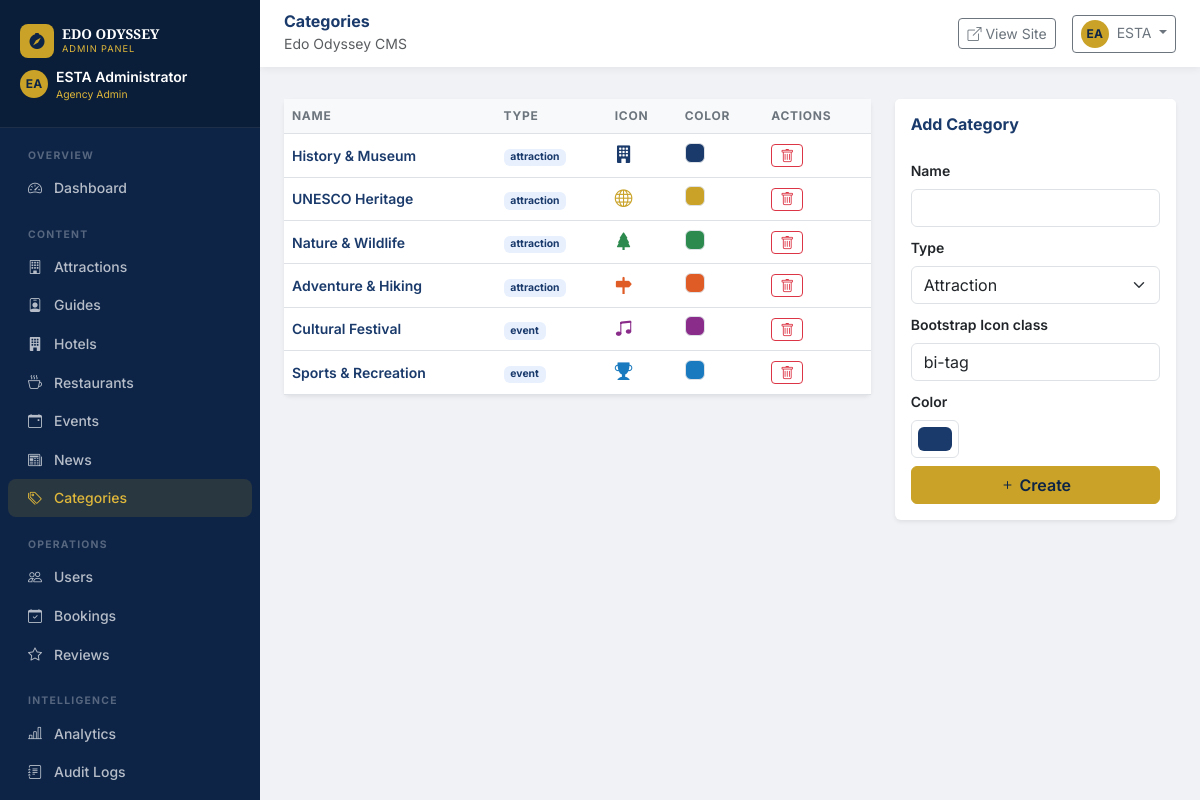
The app's page /admin/categories (signed in) with its own data.
### app/models/models.py (models this page shows, shortened)
class BaseModel(db.Model):
    __abstract__ = True
    id = db.Column(db.Integer, primary_key=True)
    uuid = db.Column(db.String(36), default=gen_uuid, unique=True, nullable=False, index=True)
    created_at = db.Column(db.DateTime, default=datetime.utcnow, nullable=False)
    updated_at = db.Column(db.DateTime, default=datetime.utcnow, onupdate=datetime.utcnow, nullable=False)
    created_by = db.Column(db.Integer, nullable=True)
    status = db.Column(db.String(20), default="active", nullable=False)
    deleted_at = db.Column(db.DateTime, nullable=True)

class User(UserMixin, BaseModel):
    __tablename__ = "users"
    email = db.Column(db.String(150), unique=True, index=True, nullable=False)
    password_hash = db.Column(db.String(255), nullable=False)
    first_name = db.Column(db.String(100), nullable=False)
    last_name = db.Column(db.String(100), nullable=False)
    role = db.Column(db.String(50), default="Tourist", nullable=False)
    phone = db.Column(db.String(50), nullable=True)
    is_verified = db.Column(db.Boolean, default=False, nullable=False)
    avatar_url = db.Column(db.String(255), nullable=True)
    heritage_points = db.Column(db.Integer, default=0, nullable=False)
    bio = db.Column(db.Text, nullable=True)
    address = db.Column(db.String(255), nullable=True)
    nationality = db.Column(db.String(100), nullable=True)
    last_login = db.Column(db.DateTime, nullable=True)
    bookings = db.relationship("Booking", back_populates="user", lazy="dynamic")
    reviews = db.relationship("Review", back_populates="user", lazy="dynamic")
    guide_profile = db.relationship("Guide", back_populates="user", uselist=False)
    notifications = db.relationship("Notification", back_populates="user", lazy="dynamic")
    favourites = db.relationship("Favourite", back_populates="user", lazy="dynamic")
    payments = db.relationship("Payment", back_populates="user", lazy="dynamic")
    audit_logs = db.relationship("AuditLog", foreign_keys="AuditLog.user_id", back_populates="user", lazy="dynamic")
    owned_attractions = db.relationship("Attraction", back_populates="owner", foreign_keys="Attraction.user_id", lazy="dynamic")
    owned_hotels = db.relationship("Hotel", back_populates="owner", foreign_keys="Hotel.user_id", lazy="dynamic")
    owned_restaurants = db.relationship("Restaurant", back_populates="owner", foreign_keys="Restaurant.user_id", lazy="dynamic")
    owned_events = db.relationship("Event", back_populates="owner", foreign_keys="Event.user_id", lazy="dynamic")  # Add this
    @property
    def full_name(self):
        return f"{self.first_name} {self.last_name}"
    @property
    def is_admin(self):
        return self.role in ("Agency Admin", "Super Admin")

class Category(BaseModel):
    __tablename__ = "categories"
    name = db.Column(db.String(100), unique=True, nullable=False)
    description = db.Column(db.Text, nullable=True)
    type = db.Column(db.String(50), nullable=False)
    icon = db.Column(db.String(50), default="bi-tag", nullable=True)
    color = db.Column(db.String(20), default="#1a3a6b", nullable=True)
    attractions = db.relationship("Attraction", back_populates="category", lazy="dynamic")

### app/admin/routes.py (the view)
@admin_bp.route("/categories")
@login_required
@admin_required
def categories():
    cats = Category.query.filter_by(status="active").all()
    return render_template("admin/categories.html", categories=cats)

### app/templates/admin/categories.html (shortened to what this page needs)
{% extends "admin/base.html" %}
{% block page_title %}Categories{% endblock %}
{% block content %}
<div class="row g-4">
  <div class="col-lg-8">
    <div class="card border-0 shadow-sm">
      <div class="card-body p-0">
        <table class="table table-hover mb-0 admin-table">
          <thead><tr><th>Name</th><th>Type</th><th>Icon</th><th>Color</th><th>Actions</th></tr></thead>
          <tbody>
          {% for c in categories %}
          <tr>
            <td class="fw-semibold small text-blue">{{ c.name }}</td>
            <td><span class="badge bg-blue-100 text-blue" style="font-size:.65rem">{{ c.type }}</span></td>
            <td><i class="bi {{ c.icon or 'bi-tag' }}" style="color:{{ c.color or '#1a3a6b' }};font-size:1.1rem"></i></td>
            <td><div class="d-inline-block rounded" style="width:20px;height:20px;background:{{ c.color or '#1a3a6b' }};border:1px solid #dee2e6"></div></td>
            <td><form method="POST" action="{{ url_for('admin.category_delete', id=c.id) }}"><input type="hidden" name="csrf_token" value="{{ csrf_token() }}"><button class="btn btn-outline-danger btn-sm py-0" onclick="return confirm('Delete?')"><i class="bi bi-trash"></i></button></form></td>
          </tr>
          {% endfor %}
          </tbody>
        </table>
      </div>
    </div>
  </div>
  <div class="col-lg-4">
    <div class="card border-0 shadow-sm">
      <div class="card-header bg-white border-0 pt-3"><h6 class="fw-bold text-blue mb-0">Add Category</h6></div>
      <div class="card-body">
        <form method="POST" action="{{ url_for('admin.category_create') }}">
          <div class="mb-2"><label class="form-label small fw-semibold">Name</label><input type="text" name="name" class="form-control" required></div>
          <div class="mb-2"><label class="form-label small fw-semibold">Type</label><select name="type" class="form-select"><option value="attraction">Attraction</option></select></div>
          <div class="mb-2"><label class="form-label small fw-semibold">Bootstrap Icon class</label><input type="text" name="icon" class="form-control" placeholder="bi-building" value="bi-tag"></div>
          <div class="mb-2"><label class="form-label small fw-semibold">Color</label><input type="color" name="color" class="form-control form-control-color" value="#1a3a6b"></div>
          <button type="submit" class="btn btn-gold w-100"><i class="bi bi-plus me-1"></i>Create</button>
        </form>
      </div>
    </div>
  </div>
</div>
{% endblock %}

### app/templates/admin/base.html (shortened to what this page needs)
<!DOCTYPE html>
<html lang="en">
<head>
  <link href="https://cdn.jsdelivr.net/npm/bootstrap@5.3.3/dist/css/bootstrap.min.css" rel="stylesheet">
  <link href="https://cdn.jsdelivr.net/npm/bootstrap-icons@1.11.3/font/bootstrap-icons.css" rel="stylesheet">
  <link rel="stylesheet" href="{{ url_for('static', filename='css/main.css') }}">
</head>
<body class="admin-body">
<div class="admin-sidebar" id="adminSidebar">
  <div class="admin-sidebar-header">
    <div class="d-flex align-items-center gap-2 mb-1">
      <div class="brand-icon" style="width:34px;height:34px;font-size:1rem"><i class="bi bi-compass-fill"></i></div>
      <div>
        <div class="brand-title" style="font-size:.85rem">EDO ODYSSEY</div>
        <div class="brand-subtitle" style="font-size:.58rem">Admin Panel</div>
      </div>
    </div>
    <div class="d-flex align-items-center gap-2 mt-2">
      <div class="avatar-initials-sm">{{ current_user.first_name[0] }}{{ current_user.last_name[0] }}</div>
      <div>
        <div class="text-white small fw-semibold">{{ current_user.full_name }}</div>
        <div style="font-size:.65rem;color:var(--gold-400)">{{ current_user.role }}</div>
      </div>
    </div>
  </div>
  <nav class="flex-grow-1 py-2 px-2">
    <div class="nav-section">Overview</div>
    <a href="{{ url_for('admin.dashboard') }}" class="nav-link {% if request.endpoint=='admin.dashboard' %}active{% endif %}"><i class="bi bi-speedometer2"></i> Dashboard</a>
    <div class="nav-section mt-2">Content</div>
    <a href="{{ url_for('admin.attractions') }}" class="nav-link {% if 'attractions' in request.endpoint %}active{% endif %}"><i class="bi bi-building"></i> Attractions</a>
    <a href="{{ url_for('admin.guides') }}" class="nav-link {% if 'guides' in request.endpoint %}active{% endif %}"><i class="bi bi-person-badge"></i> Guides</a>
    <a href="{{ url_for('admin.hotels') }}" class="nav-link {% if 'hotel' in request.endpoint %}active{% endif %}"><i class="bi bi-building-fill"></i> Hotels</a>
    <a href="{{ url_for('admin.restaurants') }}" class="nav-link {% if 'restaurant' in request.endpoint %}active{% endif %}"><i class="bi bi-cup-hot"></i> Restaurants</a>
    <a href="{{ url_for('admin.events') }}" class="nav-link {% if 'event' in request.endpoint %}active{% endif %}"><i class="bi bi-calendar-event"></i> Events</a>
    <a href="{{ url_for('admin.news') }}" class="nav-link {% if 'news' in request.endpoint %}active{% endif %}"><i class="bi bi-newspaper"></i> News</a>
    <a href="{{ url_for('admin.categories') }}" class="nav-link {% if 'categor' in request.endpoint %}active{% endif %}"><i class="bi bi-tags"></i> Categories</a>
    <div class="nav-section mt-2">Operations</div>
    <a href="{{ url_for('admin.users') }}" class="nav-link {% if 'users' in request.endpoint %}active{% endif %}"><i class="bi bi-people"></i> Users</a>
    <a href="{{ url_for('admin.bookings') }}" class="nav-link {% if 'bookings' in request.endpoint %}active{% endif %}"><i class="bi bi-calendar-check"></i> Bookings</a>
    <a href="{{ url_for('admin.reviews') }}" class="nav-link {% if 'reviews' in request.endpoint %}active{% endif %}"><i class="bi bi-star"></i> Reviews</a>
    <div class="nav-section mt-2">Intelligence</div>
    <a href="{{ url_for('admin.analytics') }}" class="nav-link {% if 'analytics' in request.endpoint %}active{% endif %}"><i class="bi bi-bar-chart-line"></i> Analytics</a>
    <a href="{{ url_for('admin.audit_logs') }}" class="nav-link {% if 'audit' in request.endpoint %}active{% endif %}"><i class="bi bi-journal-text"></i> Audit Logs</a>
  </nav>
</div>
<div class="admin-main">
  <div class="admin-topbar">
    <div class="d-flex align-items-center gap-3">
      <div>
        <h6 class="mb-0 fw-bold text-blue">{% block page_title %}Admin Panel{% endblock %}</h6>
        <small class="text-muted">{% block page_subtitle %}Edo Odyssey CMS{% endblock %}</small>
      </div>
    </div>
    <div class="d-flex align-items-center gap-3">
      <a href="{{ url_for('main.home') }}" class="btn btn-outline-secondary btn-sm" target="_blank"><i class="bi bi-box-arrow-up-right me-1"></i>View Site</a>
      <div class="dropdown">
        <button class="btn btn-outline-secondary btn-sm dropdown-toggle" data-bs-toggle="dropdown">
          <div class="avatar-initials-sm d-inline-flex me-1">{{ current_user.first_name[0] }}{{ current_user.last_name[0] }}</div>
          {{ current_user.first_name }}
        </button>
      </div>
    </div>
  </div>
  <div class="px-4 pt-2">
  </div>
  <div class="admin-content">
    {% block content %}{% endblock %}
  </div>
</div>
</body>
</html>

### app/static/css/main.css (style rules this page uses)
:root { --blue-900: #0d2447; --blue-800: #1a3a6b; --blue-700: #1d4385; --blue-600: #2255a4; --blue-100: #e8f0fe; --gold-600: #a07d10; --gold-500: #c9a227; --gold-400: #e0b83a; --gold-100: #fdf6e3; --gray-50: #f8f9fa; --gray-100: #f0f2f5; --gray-200: #e2e8f0; --text-dark: #1a202c; --text-muted: #6c757d; --restaurant: #e05c27; --restaurant-hover: #c94a1a; --radius: 12px; --shadow: 0 4px 20px rgba(26,58,107,.12); --shadow-lg: 0 8px 40px rgba(26,58,107,.18); --transition: .25s ease; }
body { font-family: 'Inter', sans-serif; color: var(--text-dark); background: #fff; }
a { text-decoration: none; transition: color var(--transition); }
.bg-blue-100 { background-color: var(--blue-100) !important; }
.text-blue { color: var(--blue-800) !important; }
.brand-icon { width: 38px; height: 38px; background: var(--gold-500); border-radius: 8px; display: flex; align-items: center; justify-content: center; font-size: 1.2rem; color: var(--blue-900); }
.brand-title { font-family: 'Playfair Display',serif; font-size: .95rem; font-weight: 700; color: #fff; line-height: 1.1; }
.brand-subtitle { font-size: .58rem; color: var(--gold-400); text-transform: uppercase; letter-spacing: .1em; }
.btn-gold { background: var(--gold-500); border-color: var(--gold-500); color: var(--blue-900); font-weight: 600; }
.avatar-initials-sm { width:28px; height:28px; background: var(--gold-500); color: var(--blue-900); border-radius: 50%; display:flex; align-items:center; justify-content:center; font-weight:700; font-size:.75rem; }
.admin-sidebar { position: fixed; left:0; top:0; bottom:0; width:260px; background: var(--blue-900); z-index: 1000; overflow-y: auto; transition: transform .3s ease; display: flex; flex-direction: column; }
.admin-sidebar-header { padding: 1.5rem 1.25rem; background: rgba(0,0,0,.2); border-bottom: 1px solid rgba(255,255,255,.08); }
.admin-sidebar .nav-link { color: rgba(255,255,255,.7); font-size:.875rem; font-weight:500; padding:.55rem 1.25rem; border-radius:8px; transition: all var(--transition); display:flex; align-items:center; gap:.75rem; }
.admin-sidebar .nav-link:hover, .admin-sidebar .nav-link.active { background: rgba(201,162,39,.15); color: var(--gold-400); }
.admin-sidebar .nav-section { font-size:.65rem; font-weight:700; color:rgba(255,255,255,.3); text-transform:uppercase; letter-spacing:.12em; padding:.75rem 1.25rem .3rem; }
.admin-main { margin-left:260px; min-height:100vh; background:var(--gray-100); }
.admin-topbar { background:#fff; padding:.75rem 1.5rem; box-shadow:0 2px 8px rgba(0,0,0,.06); display:flex; align-items:center; justify-content:space-between; position:sticky; top:0; z-index:999; }
.admin-content { padding:1.5rem; }
.admin-table th { font-size:.75rem; font-weight:700; text-transform:uppercase; letter-spacing:.06em; color:var(--text-muted); background:var(--gray-50); }
.admin-table td { font-size:.875rem; vertical-align:middle; }

### records on screen
User: first_name "E", last_name "A", full_name "ESTA Administrator", role "Agency Admin", first_name "ESTA"
Category: name "History & Museum", type "attraction"
Category: name "UNESCO Heritage", type "attraction"
Category: name "Nature & Wildlife", type "attraction"
Category: name "Adventure & Hiking", type "attraction"
Category: name "Cultural Festival", type "event"
Category: name "Sports & Recreation", type "event"
